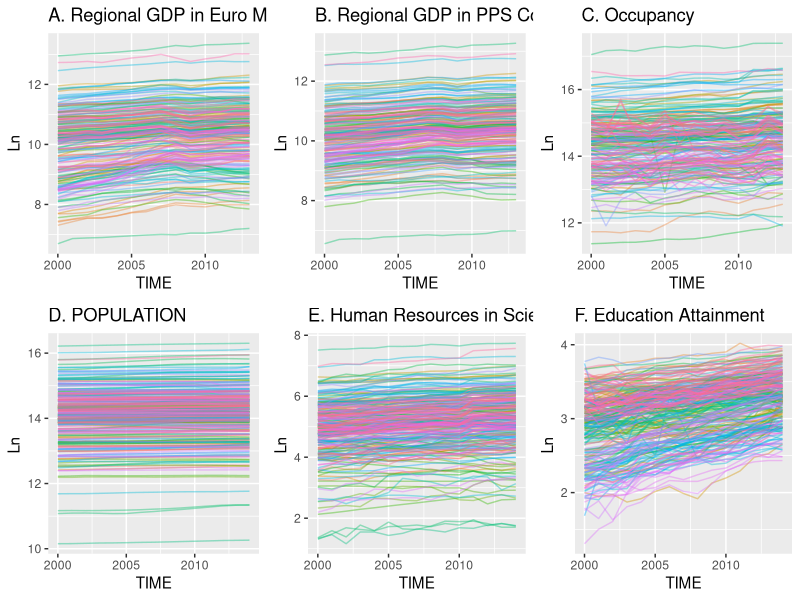

Here is the R script that generated this plot:
library('dplyr')
library('tidyr')
library('ggplot2')

euro <- read.csv('10r_2gdp_2013.csv') 
row.names(euro) <- euro$TIME
gdp.euro <- euro %>%
  gather(colnames(euro)[-1], key = "Regions", value = "GDP") %>%
  #filter(!Regions %in% c('FR10', 'UKI', 'ITC4')) %>%
  arrange(TIME)
g1 <- ggplot(gdp.euro, aes(TIME, log(GDP), color = Regions)) +
        geom_line(alpha = 2/5) +
#  facet_wrap(~Group, nrow = 3, labeller = "label_both", scales = "free") +
#  geom_text(aes(label = Regions), size = 2.5, vjust = 1) +
        labs(title = 'A. Regional GDP in Euro Measurement') +
        ylab('Ln') +
        theme(legend.position = 'none')                   

pps <- read.csv('10r_2gdp_2013_pps.csv') 
row.names(pps) <- pps$TIME
gdp.pps <- pps %>%
  gather(colnames(pps)[-1], key = "Regions", value = "GDP") %>%
  #filter(!Regions %in% c('FR10', 'UKI', 'ITC4')) %>%
  arrange(TIME)
g2 <- ggplot(gdp.pps, aes(TIME, log(GDP), color = Regions)) +
  geom_line(alpha = 2/5) +
  #  facet_wrap(~Group, nrow = 3, labeller = "label_both", scales = "free") +
  #  geom_text(aes(label = Regions), size = 2.5, vjust = 1) +
  labs(title = 'B. Regional GDP in PPS Conversion') +
  ylab('Ln') +
  theme(legend.position = 'none')  

tour <- read.csv('tour_arn2.csv') 
row.names(tour) <- tour$TIME
occupancy <- tour %>%
  gather(colnames(tour)[-1], key = "Regions", value = "Occupancy") %>%
  #filter(!Regions %in% c('FR10')) %>%
  arrange(TIME)
oc <- ggplot(occupancy, aes(TIME, log(Occupancy), color = Regions)) +
  geom_line(alpha = 2/5) +
  #geom_text(aes(label = Regions), size = 2.5, vjust = 1) +
  labs(title = 'C. Occupancy') +
  ylab('Ln') + 
  theme(legend.position = 'none')  

population <- read.csv('population.csv')
row.names(population) <- population$TIME
popu <- population %>%
  gather(colnames(population)[-1], key = "Regions", value = "POPULATION") %>%
  #filter(!Regions %in% c('FR10', 'ITC4')) %>%
  arrange(TIME)
po <- ggplot(popu, aes(TIME, log(POPULATION), color = Regions)) +
  geom_line(alpha = 2/5) +
  #geom_text(aes(label = Regions), size = 2.5, vjust = 1) +
  labs(title = 'D. POPULATION') +
  ylab('Ln ') +
  theme(legend.position = 'none') 

technology <- read.csv('hrst.csv') 
row.names(technology) <- technology$TIME
knowledge <- technology %>%
  gather(colnames(technology)[-1], key = "Regions", value = "HRST") %>%
  #filter(!Regions %in% c('FR10', 'UKI', 'ITC4')) %>%
  arrange(TIME)
hr <- ggplot(knowledge, aes(TIME, log(HRST), color = Regions)) +
  geom_line(alpha = 2/5) +
  #geom_text(aes(label = Regions), size = 2.5, vjust = 1) +
  labs(title = 'E. Human Resources in Science and Technology') +
  ylab('Ln ') +
  theme(legend.position = 'none')  

education <- read.csv('edat.csv') 
row.names(education) <- education$TIME
edat <- education %>%
  gather(colnames(education)[-1], key = "Regions", value = "EDAT") %>%
  # filter(!Regions %in% c('FR10', 'UKI', 'ITC4')) %>%
  arrange(TIME)
ed <- ggplot(edat, aes(TIME, log(EDAT), color = Regions)) +
  geom_line(alpha = 2/5) +
  #geom_text(aes(label = Regions), size = 2.5, vjust = 1) +
  labs(title = 'F. Education Attainment') +
  ylab('Ln ') +
  theme(legend.position = 'none')  

# Multiple plot function
#
# ggplot objects can be passed in ..., or to plotlist (as a list of ggplot objects)
# - cols:   Number of columns in layout
# - layout: A matrix specifying the layout. If present, 'cols' is ignored.
#
# If the layout is something like matrix(c(1,2,3,3), nrow=2, byrow=TRUE),
# then plot 1 will go in the upper left, 2 will go in the upper right, and
# 3 will go all the way across the bottom.
#
multiplot <- function(..., plotlist=NULL, file, cols=1, layout=NULL) {
  library(grid)
  
  # Make a list from the ... arguments and plotlist
  plots <- c(list(...), plotlist)
  
  numPlots = length(plots)
  
  # If layout is NULL, then use 'cols' to determine layout
  if (is.null(layout)) {
    # Make the panel
    # ncol: Number of columns of plots
    # nrow: Number of rows needed, calculated from # of cols
    layout <- matrix(seq(1, cols * ceiling(numPlots/cols)),
                     ncol = cols, nrow = ceiling(numPlots/cols))
  }
  
  if (numPlots==1) {
    print(plots[[1]])
    
  } else {
    # Set up the page
    grid.newpage()
    pushViewport(viewport(layout = grid.layout(nrow(layout), ncol(layout))))
    
    # Make each plot, in the correct location
    for (i in 1:numPlots) {
      # Get the i,j matrix positions of the regions that contain this subplot
      matchidx <- as.data.frame(which(layout == i, arr.ind = TRUE))
      
      print(plots[[i]], vp = viewport(layout.pos.row = matchidx$row,
                                      layout.pos.col = matchidx$col))
    }
  }
}

library('Cairo')
CairoPDF("PRESENT.pdf", 15, 10)
PRESENT <- multiplot(g1, po, g2, hr, oc, ed, cols = 3)
dev.off()
